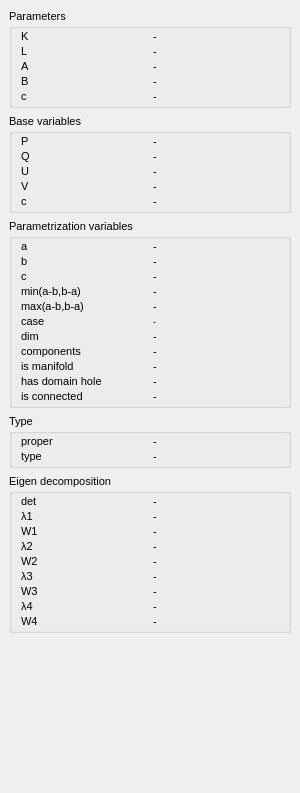
  <widget class="QDockWidget" name="dockWidget">
   <property name="minimumSize">
    <size>
     <width>300</width>
     <height>793</height>
    </size>
   </property>
   <property name="features">
    <set>QDockWidget::DockWidgetMovable</set>
   </property>
   <property name="windowTitle">
    <string>&amp;Information</string>
   </property>
   <attribute name="dockWidgetArea">
    <number>1</number>
   </attribute>
   <widget class="QWidget" name="dockWidgetContents">
    <layout class="QVBoxLayout" name="verticalLayout_3">
     <item>
      <widget class="QGroupBox" name="groupBoxParameters">
       <property name="font">
        <font>
         <pointsize>8</pointsize>
        </font>
       </property>
       <property name="title">
        <string>Parameters</string>
       </property>
       <layout class="QGridLayout" name="gridLayout_6">
        <property name="topMargin">
         <number>2</number>
        </property>
        <property name="bottomMargin">
         <number>2</number>
        </property>
        <property name="verticalSpacing">
         <number>2</number>
        </property>
        <item row="0" column="0">
         <widget class="QLabel" name="labelK">
          <property name="text">
           <string>K</string>
          </property>
         </widget>
        </item>
        <item row="0" column="1">
         <widget class="QLabel" name="labelKval">
          <property name="text">
           <string>-</string>
          </property>
         </widget>
        </item>
        <item row="1" column="0">
         <widget class="QLabel" name="labelL">
          <property name="text">
           <string>L</string>
          </property>
         </widget>
        </item>
        <item row="1" column="1">
         <widget class="QLabel" name="labelLval">
          <property name="text">
           <string>-</string>
          </property>
         </widget>
        </item>
        <item row="2" column="0">
         <widget class="QLabel" name="labelA">
          <property name="text">
           <string>A</string>
          </property>
         </widget>
        </item>
        <item row="2" column="1">
         <widget class="QLabel" name="labelAval">
          <property name="text">
           <string>-</string>
          </property>
         </widget>
        </item>
        <item row="3" column="0">
         <widget class="QLabel" name="labelB">
          <property name="text">
           <string>B</string>
          </property>
         </widget>
        </item>
        <item row="3" column="1">
         <widget class="QLabel" name="labelBval">
          <property name="text">
           <string>-</string>
          </property>
         </widget>
        </item>
        <item row="4" column="0">
         <widget class="QLabel" name="labelC">
          <property name="text">
           <string>c</string>
          </property>
         </widget>
        </item>
        <item row="4" column="1">
         <widget class="QLabel" name="labelCval">
          <property name="text">
           <string>-</string>
          </property>
         </widget>
        </item>
       </layout>
      </widget>
     </item>
     <item>
      <widget class="QGroupBox" name="groupBoxBaseParameters">
       <property name="font">
        <font>
         <pointsize>8</pointsize>
        </font>
       </property>
       <property name="title">
        <string>Base variables</string>
       </property>
       <layout class="QGridLayout" name="gridLayout_7">
        <property name="topMargin">
         <number>2</number>
        </property>
        <property name="bottomMargin">
         <number>2</number>
        </property>
        <property name="verticalSpacing">
         <number>2</number>
        </property>
        <item row="0" column="0">
         <widget class="QLabel" name="labelP">
          <property name="text">
           <string>P</string>
          </property>
         </widget>
        </item>
        <item row="0" column="1">
         <widget class="QLabel" name="labelPval">
          <property name="text">
           <string>-</string>
          </property>
         </widget>
        </item>
        <item row="1" column="0">
         <widget class="QLabel" name="labelQ">
          <property name="text">
           <string>Q</string>
          </property>
         </widget>
        </item>
        <item row="1" column="1">
         <widget class="QLabel" name="labelQval">
          <property name="text">
           <string>-</string>
          </property>
         </widget>
        </item>
        <item row="2" column="0">
         <widget class="QLabel" name="labelU">
          <property name="text">
           <string>U</string>
          </property>
         </widget>
        </item>
        <item row="2" column="1">
         <widget class="QLabel" name="labelUval">
          <property name="text">
           <string>-</string>
          </property>
         </widget>
        </item>
        <item row="3" column="0">
         <widget class="QLabel" name="labelV">
          <property name="text">
           <string>V</string>
          </property>
         </widget>
        </item>
        <item row="3" column="1">
         <widget class="QLabel" name="labelVval">
          <property name="text">
           <string>-</string>
          </property>
         </widget>
        </item>
        <item row="4" column="0">
         <widget class="QLabel" name="labelC2">
          <property name="text">
           <string>c</string>
          </property>
         </widget>
        </item>
        <item row="4" column="1">
         <widget class="QLabel" name="labelC2val">
          <property name="text">
           <string>-</string>
          </property>
         </widget>
        </item>
       </layout>
      </widget>
     </item>
     <item>
      <widget class="QGroupBox" name="groupBoxParametrizationvariable">
       <property name="font">
        <font>
         <pointsize>8</pointsize>
        </font>
       </property>
       <property name="title">
        <string>Parametrization variables</string>
       </property>
       <layout class="QGridLayout" name="gridLayout_9">
        <property name="topMargin">
         <number>2</number>
        </property>
        <property name="bottomMargin">
         <number>2</number>
        </property>
        <property name="verticalSpacing">
         <number>2</number>
        </property>
        <item row="6" column="1">
         <widget class="QLabel" name="labeldimval">
          <property name="text">
           <string>-</string>
          </property>
         </widget>
        </item>
        <item row="8" column="0">
         <widget class="QLabel" name="labelismani">
          <property name="text">
           <string>is manifold</string>
          </property>
         </widget>
        </item>
        <item row="2" column="1">
         <widget class="QLabel" name="labelcval">
          <property name="text">
           <string>-</string>
          </property>
         </widget>
        </item>
        <item row="1" column="1">
         <widget class="QLabel" name="labelbval">
          <property name="text">
           <string>-</string>
          </property>
         </widget>
        </item>
        <item row="7" column="1">
         <widget class="QLabel" name="labelcompval">
          <property name="text">
           <string>-</string>
          </property>
         </widget>
        </item>
        <item row="2" column="0">
         <widget class="QLabel" name="labelc">
          <property name="text">
           <string>c</string>
          </property>
         </widget>
        </item>
        <item row="0" column="1">
         <widget class="QLabel" name="labelaval">
          <property name="text">
           <string>-</string>
          </property>
         </widget>
        </item>
        <item row="5" column="1">
         <widget class="QLabel" name="labelcaseval">
          <property name="font">
           <font>
            <pointsize>7</pointsize>
           </font>
          </property>
          <property name="text">
           <string>-</string>
          </property>
         </widget>
        </item>
        <item row="9" column="0">
         <widget class="QLabel" name="labelcomphashole">
          <property name="text">
           <string>has domain hole</string>
          </property>
         </widget>
        </item>
        <item row="5" column="0">
         <widget class="QLabel" name="labelcase">
          <property name="text">
           <string>case</string>
          </property>
         </widget>
        </item>
        <item row="4" column="0">
         <widget class="QLabel" name="labelmax">
          <property name="text">
           <string>max(a-b,b-a)</string>
          </property>
         </widget>
        </item>
        <item row="3" column="1">
         <widget class="QLabel" name="labelminval">
          <property name="text">
           <string>-</string>
          </property>
         </widget>
        </item>
        <item row="4" column="1">
         <widget class="QLabel" name="labelmaxval">
          <property name="text">
           <string>-</string>
          </property>
         </widget>
        </item>
        <item row="3" column="0">
         <widget class="QLabel" name="labelmin">
          <property name="text">
           <string>min(a-b,b-a)</string>
          </property>
         </widget>
        </item>
        <item row="6" column="0">
         <widget class="QLabel" name="labeldim">
          <property name="text">
           <string>dim</string>
          </property>
         </widget>
        </item>
        <item row="7" column="0">
         <widget class="QLabel" name="labelcomp">
          <property name="text">
           <string>components</string>
          </property>
         </widget>
        </item>
        <item row="1" column="0">
         <widget class="QLabel" name="labelb">
          <property name="text">
           <string>b</string>
          </property>
         </widget>
        </item>
        <item row="0" column="0">
         <widget class="QLabel" name="labela">
          <property name="text">
           <string>a</string>
          </property>
         </widget>
        </item>
        <item row="10" column="0">
         <widget class="QLabel" name="labelcompconn">
          <property name="text">
           <string>is connected</string>
          </property>
         </widget>
        </item>
        <item row="8" column="1">
         <widget class="QLabel" name="labelismanival">
          <property name="text">
           <string>-</string>
          </property>
         </widget>
        </item>
        <item row="9" column="1">
         <widget class="QLabel" name="labelhasholeval">
          <property name="text">
           <string>-</string>
          </property>
         </widget>
        </item>
        <item row="10" column="1">
         <widget class="QLabel" name="labelisconnval">
          <property name="text">
           <string>-</string>
          </property>
         </widget>
        </item>
       </layout>
      </widget>
     </item>
     <item>
      <widget class="QGroupBox" name="groupBoxType">
       <property name="font">
        <font>
         <pointsize>8</pointsize>
        </font>
       </property>
       <property name="title">
        <string>Type</string>
       </property>
       <layout class="QGridLayout" name="gridLayout_10">
        <property name="topMargin">
         <number>2</number>
        </property>
        <property name="bottomMargin">
         <number>2</number>
        </property>
        <property name="verticalSpacing">
         <number>2</number>
        </property>
        <item row="0" column="0">
         <widget class="QLabel" name="labelproper">
          <property name="text">
           <string>proper</string>
          </property>
         </widget>
        </item>
        <item row="0" column="1">
         <widget class="QLabel" name="labelproperval">
          <property name="text">
           <string>-</string>
          </property>
         </widget>
        </item>
        <item row="1" column="0">
         <widget class="QLabel" name="labeltype">
          <property name="text">
           <string>type</string>
          </property>
         </widget>
        </item>
        <item row="1" column="1">
         <widget class="QLabel" name="labeltypeval">
          <property name="text">
           <string>-</string>
          </property>
         </widget>
        </item>
       </layout>
      </widget>
     </item>
     <item>
      <widget class="QGroupBox" name="groupBoxEigendecomposition">
       <property name="font">
        <font>
         <pointsize>8</pointsize>
        </font>
       </property>
       <property name="title">
        <string>Eigen decomposition</string>
       </property>
       <layout class="QGridLayout" name="gridLayout_8">
        <property name="topMargin">
         <number>2</number>
        </property>
        <property name="bottomMargin">
         <number>2</number>
        </property>
        <property name="verticalSpacing">
         <number>2</number>
        </property>
        <item row="0" column="1">
         <widget class="QLabel" name="labeldet">
          <property name="text">
           <string>det</string>
          </property>
         </widget>
        </item>
        <item row="2" column="1">
         <widget class="QLabel" name="labelw1">
          <property name="text">
           <string>W1</string>
          </property>
         </widget>
        </item>
        <item row="9" column="3">
         <widget class="QLabel" name="labelw4val">
          <property name="text">
           <string>-</string>
          </property>
         </widget>
        </item>
        <item row="9" column="1">
         <widget class="QLabel" name="labelw4">
          <property name="text">
           <string>W4</string>
          </property>
         </widget>
        </item>
        <item row="8" column="3">
         <widget class="QLabel" name="labell4val">
          <property name="text">
           <string>-</string>
          </property>
         </widget>
        </item>
        <item row="8" column="1">
         <widget class="QLabel" name="labell4">
          <property name="text">
           <string>λ4</string>
          </property>
         </widget>
        </item>
        <item row="5" column="3">
         <widget class="QLabel" name="labell3val">
          <property name="text">
           <string>-</string>
          </property>
         </widget>
        </item>
        <item row="5" column="1">
         <widget class="QLabel" name="labell3">
          <property name="text">
           <string>λ3</string>
          </property>
         </widget>
        </item>
        <item row="4" column="3">
         <widget class="QLabel" name="labelw2val">
          <property name="text">
           <string>-</string>
          </property>
         </widget>
        </item>
        <item row="4" column="1">
         <widget class="QLabel" name="labelw2">
          <property name="text">
           <string>W2</string>
          </property>
         </widget>
        </item>
        <item row="3" column="3">
         <widget class="QLabel" name="labell2val">
          <property name="text">
           <string>-</string>
          </property>
         </widget>
        </item>
        <item row="3" column="1">
         <widget class="QLabel" name="labell2">
          <property name="text">
           <string>λ2</string>
          </property>
         </widget>
        </item>
        <item row="1" column="3">
         <widget class="QLabel" name="labell1val">
          <property name="text">
           <string>-</string>
          </property>
         </widget>
        </item>
        <item row="1" column="1">
         <widget class="QLabel" name="labell1">
          <property name="text">
           <string>λ1</string>
          </property>
         </widget>
        </item>
        <item row="0" column="3">
         <widget class="QLabel" name="labeldetval">
          <property name="text">
           <string>-</string>
          </property>
         </widget>
        </item>
        <item row="2" column="3">
         <widget class="QLabel" name="labelw1val">
          <property name="text">
           <string>-</string>
          </property>
         </widget>
        </item>
        <item row="7" column="1">
         <widget class="QLabel" name="labelw3">
          <property name="text">
           <string>W3</string>
          </property>
         </widget>
        </item>
        <item row="7" column="3">
         <widget class="QLabel" name="labelw3val">
          <property name="text">
           <string>-</string>
          </property>
         </widget>
        </item>
       </layout>
      </widget>
     </item>
     <item>
      <spacer name="verticalSpacerInfos">
       <property name="orientation">
        <enum>Qt::Vertical</enum>
       </property>
       <property name="sizeHint" stdset="0">
        <size>
         <width>20</width>
         <height>6</height>
        </size>
       </property>
      </spacer>
     </item>
    </layout>
   </widget>
  </widget>
